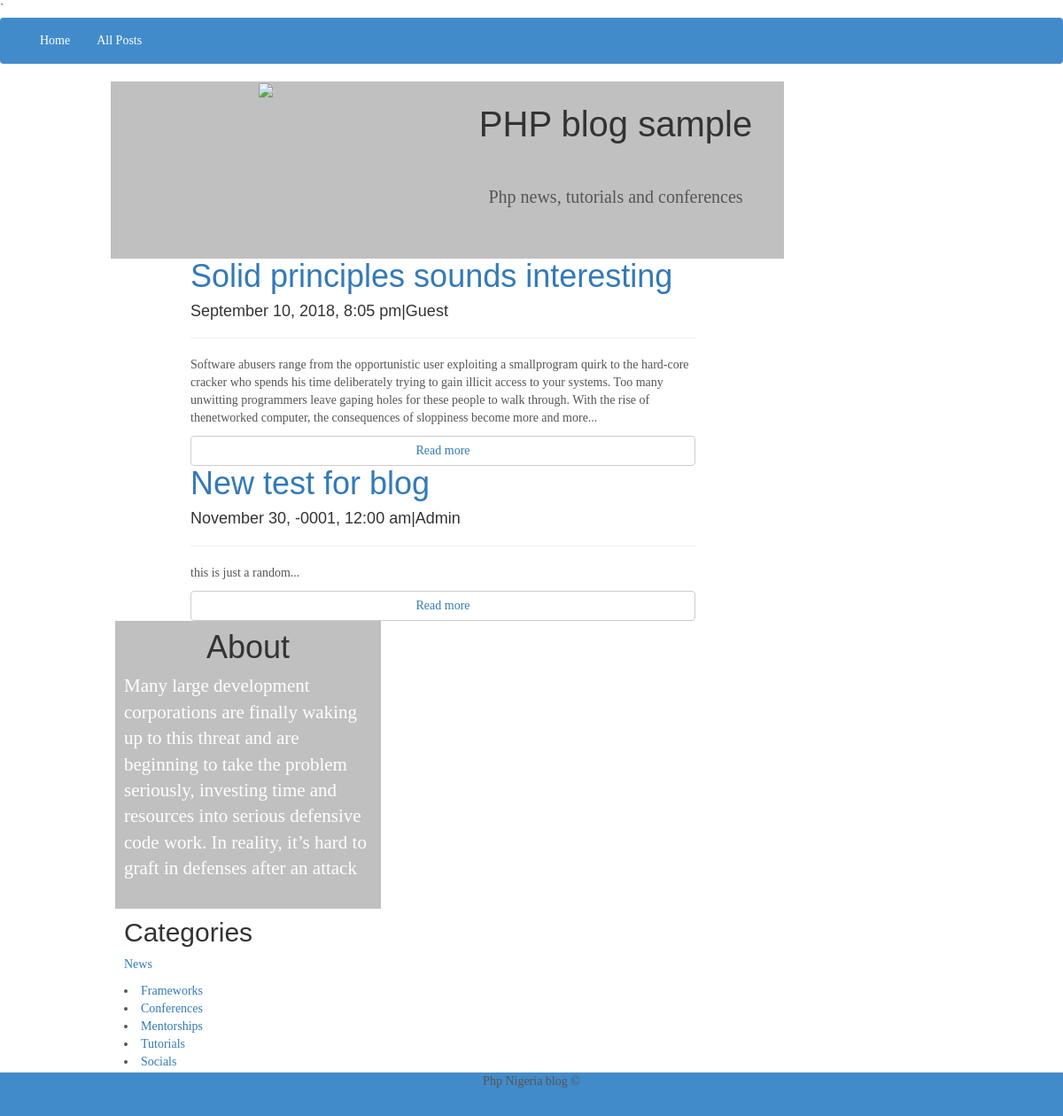
The page / on the database its author committed.
### tables this page shows
CREATE TABLE `posts` (
  `id` int(11) NOT NULL,
  `category` int(11) NOT NULL,
  `title` varchar(255) NOT NULL,
  `body` text NOT NULL,
  `author` varchar(255) NOT NULL,
  `tags` varchar(255) NOT NULL,
  `date` timestamp NOT NULL DEFAULT CURRENT_TIMESTAMP
);

CREATE TABLE `categories` (
  `id` int(11) NOT NULL,
  `name` varchar(255) NOT NULL
);

### libraries/db.php (called while the page is built, shortened)
<?php
class Database{
	public $host = HOST;
	public $user = USER;
	public $password =PASS;
	public $name = NAME;
	public $link;
	private function connector(){
		$this->link = new mysqli($this->host, $this->user, $this->password, $this->name);
	}
	public function select($query){
		$result = $this->link->query($query) or die($this->link->error.__LINE__);
		if ($result->num_rows > 0){
			return $result;
		}else{
			return false;
		}
	}
}
?>`

### helpers/format-helper.php (called while the page is built)
<?php
function formatDate($date){
	return date('F j, Y, g:i a',strtotime($date));
}
function shortenText($text, $chars = 450){
	$text = $text."";
	$text = substr($text, 0, $chars);
	$text =	substr($text, 0, strrpos($text,' '));
	$text = $text."...";
	return $text;
}
?>

### index.php (the view, shortened to what this page needs)
<?php include("libraries/db.php");?>
<?php include("helpers/format-helper.php");?>
<?php
	$db = new Database();
	$query = "SELECT * FROM `posts`";
	$posts = $db->select($query);
	$query ="SELECT * FROM `categories`";
	$categories = $db->select($query);
?>
<!DOCTYPE html>
	<html lang="en">
		<head>
		<link rel="stylesheet" type="text/css" href="css/bootstrap.min.css">
		<link rel="stylesheet" type="text/css" href="css/cms-one.css">
		</head>
			<body>
				<nav class="navbar">
					<div class="container">
						<ul class="nav navbar-nav">
							<li><a href="index.php" style="color: white;">Home</a></li>
							<li><a href="posts.php" style="color: white;">All Posts</a></li>
						</ul>
					</div>
				</nav>
				<header class="container">
					<div class="col-md-8 col-md-offset-1" style="background:silver;">
							<div class="row">
								<div class="col-md-6 text-right">
									<img src="images/711px-PHP-logo.svg.png" style="height: 200px; width: 200px;">
								</div>
								<div class="col-md-6  text-center">
									<h1 class="lead" id="page-title">PHP blog sample</h1>
									<small>Php news, tutorials and conferences</small>
								</div>
							</div>
					</div>
				</header>
				<section class="body">
					<div class="container-fluid">
						<div class="row">
							<div class="col-md-6 col-md-offset-2">
								<?php if($posts):?>
								<?php while($row =$posts->fetch_assoc()):?>
								<div id="post">
									<h1><a href=""><?php echo $row['title'];?></h1></a>
									<p><h4><?php echo formatDate($row['date']);?>|<?php echo$row['author'];?></h4></p>
									<hr>
									<P><?php echo shortenText($row['body']);?></P>
									<button class="btn btn-default btn-block"><a href="post.php?id=<?php echo urlencode($row['id']);?>">Read more</a></button>
								</div>
								<?php endwhile;?>
								<?php else:?>
									<p>There are no posts yet</p>
								<?php endif;?>
								</div>
							</div>
							<div class="col-md-4" id="sidebar">
								<div id="about">
									<h1 class="text-center">About</h1>
									<p class="lead">Many large development corporations are finally waking up to this threat and are beginning to take the problem seriously, investing time and resources into serious defensive code work. In reality, it’s hard to graft in defenses after an attack</p>
								</div>
								<div id="categories">
									<h2 class="text-left">Categories</h2>
									<?php if($categories):?>
									<ol class="list-unstyled">
									<?php while($row = $categories->fetch_assoc()):?>
										<li><a href="#"><?php echo $row['name'];?> </a></li>
									</ol>
									<?php endwhile;?>
									<?php else:?>
									<p> There are no categories yet </p>
								<?php endif;?>
								</div>
							</div>
						</div>
				</section>
				<footer class="navbar navbar-default navbar-fixed-bottom">
					<div class="container">
						<p class="text-center footer-text">Php Nigeria blog &copy;</p>
					</div>
				</footer>
			</body>
	</html>

### css/cms-one.css (style rules this page uses)
body { font-family: Georgia, Times, helvetica, sans-serif, arial; color: #555; }
a { text-decoration:none; }
h1, h2, h3, h4, h5, h6 { margin-top: 0px; font-family:helvetica, arial, sans-serif; font-weight: normal; color: #333; }
small { font-size:20px; }
.navbar { background: #428bca; }
#page-title { font-weight: 4em; font-size: 40px; padding: 20px; }
#post a { text-decoration: none; }
#about { background:silver; padding: 10px; width: 300px; margin-left: 100px; color: white; }
#categories { padding: 10px; width: 300px; margin-left: 100px; }

### rows shown on the page
posts: title "Solid principles sounds interesting", date "September 10, 2018, 8:05 pm", author "Guest", body "Software abusers range from the opportunistic user exploiting a smallprogram quirk to the hard-core cracker who spends his time deliberately trying to gain illicit access to your systems. Too many unwitting programmers leave gaping holes for these people to walk through. With the rise of thenetworked computer, the consequences of sloppiness become more and more..."
posts: title "New test for blog", date "November 30, -0001, 12:00 am", author "Admin", body "this is just a random..."
categories: name "News"
categories: name "Frameworks"
categories: name "Conferences"
categories: name "Mentorships"
categories: name "Tutorials"
categories: name "Socials"
